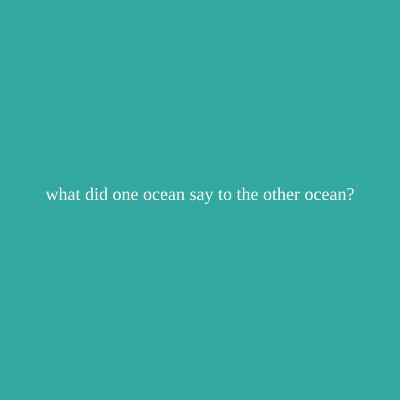
Frame 1 (no input)
Frame 60 (no input): identical to frame 1, image omitted
Frame 120 (the mouse pressed at the canvas centre since frame 60): identical to frame 1, image omitted

The p5.js sketch that drew this single still picture (run headless with seeded random() and noise() and a simulated clock; from frame 60 on, the mouse is pressed at the canvas centre):

// p5.js sketch
// ── sketch.js
let state = 0;
let timer = 0;

function setup() {
  createCanvas(400, 400);
  textAlign(CENTER);
  rectMode(CENTER);
  textSize(18);
  textFont("Georgia");
}

function draw() {

timer++;
if(timer > 2*60) {
  timer = 0;
    state = (state + 1) %2;
}

  switch (state) {

    case 0:
      background("#32a8a0") ;
      fill('white');
      text("what did one ocean say to the other ocean?", width/2, height/2);
      break;

    case 1:
      background('#409cff');
      fill('white');
      text("nothing, it just waved", width/2, height/2);
      break;

  }
}

function mouseReleased() {
  state++;
  if (state > 1) state = 0;

}
